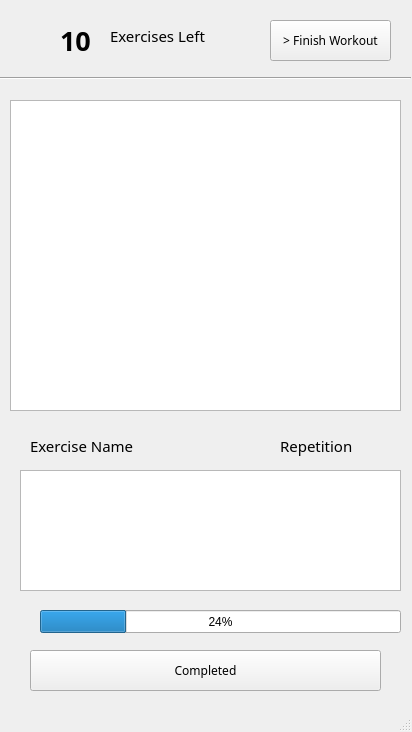
<?xml version="1.0" encoding="UTF-8"?>
<ui version="4.0">
 <class>main_workout</class>
 <widget class="QMainWindow" name="main_workout">
  <property name="geometry">
   <rect>
    <x>0</x>
    <y>0</y>
    <width>412</width>
    <height>732</height>
   </rect>
  </property>
  <property name="windowTitle">
   <string>MainWindow</string>
  </property>
  <widget class="QWidget" name="centralwidget">
   <widget class="Line" name="line">
    <property name="geometry">
     <rect>
      <x>0</x>
      <y>70</y>
      <width>411</width>
      <height>16</height>
     </rect>
    </property>
    <property name="orientation">
     <enum>Qt::Horizontal</enum>
    </property>
   </widget>
   <widget class="QLabel" name="number">
    <property name="geometry">
     <rect>
      <x>60</x>
      <y>20</y>
      <width>41</width>
      <height>41</height>
     </rect>
    </property>
    <property name="font">
     <font>
      <family>Poppins ExtraBold</family>
      <pointsize>20</pointsize>
      <weight>75</weight>
      <bold>true</bold>
     </font>
    </property>
    <property name="text">
     <string>10</string>
    </property>
   </widget>
   <widget class="QLabel" name="left">
    <property name="geometry">
     <rect>
      <x>110</x>
      <y>20</y>
      <width>121</width>
      <height>31</height>
     </rect>
    </property>
    <property name="font">
     <font>
      <family>Poppins Medium</family>
      <pointsize>11</pointsize>
     </font>
    </property>
    <property name="text">
     <string>Exercises Left</string>
    </property>
   </widget>
   <widget class="QPushButton" name="finish_workout">
    <property name="geometry">
     <rect>
      <x>270</x>
      <y>20</y>
      <width>121</width>
      <height>41</height>
     </rect>
    </property>
    <property name="font">
     <font>
      <family>Poppins</family>
     </font>
    </property>
    <property name="text">
     <string>&gt; Finish Workout</string>
    </property>
   </widget>
   <widget class="QGraphicsView" name="graphicsView">
    <property name="geometry">
     <rect>
      <x>10</x>
      <y>100</y>
      <width>391</width>
      <height>311</height>
     </rect>
    </property>
   </widget>
   <widget class="QLabel" name="exercise_name">
    <property name="geometry">
     <rect>
      <x>30</x>
      <y>430</y>
      <width>141</width>
      <height>31</height>
     </rect>
    </property>
    <property name="font">
     <font>
      <family>Poppins Medium</family>
      <pointsize>11</pointsize>
     </font>
    </property>
    <property name="text">
     <string>Exercise Name</string>
    </property>
   </widget>
   <widget class="QLabel" name="reps">
    <property name="geometry">
     <rect>
      <x>280</x>
      <y>430</y>
      <width>101</width>
      <height>31</height>
     </rect>
    </property>
    <property name="font">
     <font>
      <family>Poppins Medium</family>
      <pointsize>11</pointsize>
     </font>
    </property>
    <property name="text">
     <string>Repetition</string>
    </property>
   </widget>
   <widget class="QPushButton" name="completed">
    <property name="geometry">
     <rect>
      <x>30</x>
      <y>650</y>
      <width>351</width>
      <height>41</height>
     </rect>
    </property>
    <property name="font">
     <font>
      <family>Poppins</family>
     </font>
    </property>
    <property name="text">
     <string>Completed</string>
    </property>
   </widget>
   <widget class="QPlainTextEdit" name="description">
    <property name="geometry">
     <rect>
      <x>20</x>
      <y>470</y>
      <width>381</width>
      <height>121</height>
     </rect>
    </property>
   </widget>
   <widget class="QProgressBar" name="progressBar">
    <property name="geometry">
     <rect>
      <x>40</x>
      <y>610</y>
      <width>361</width>
      <height>23</height>
     </rect>
    </property>
    <property name="value">
     <number>24</number>
    </property>
   </widget>
  </widget>
  <widget class="QStatusBar" name="statusbar"/>
 </widget>
 <resources/>
 <connections/>
</ui>
